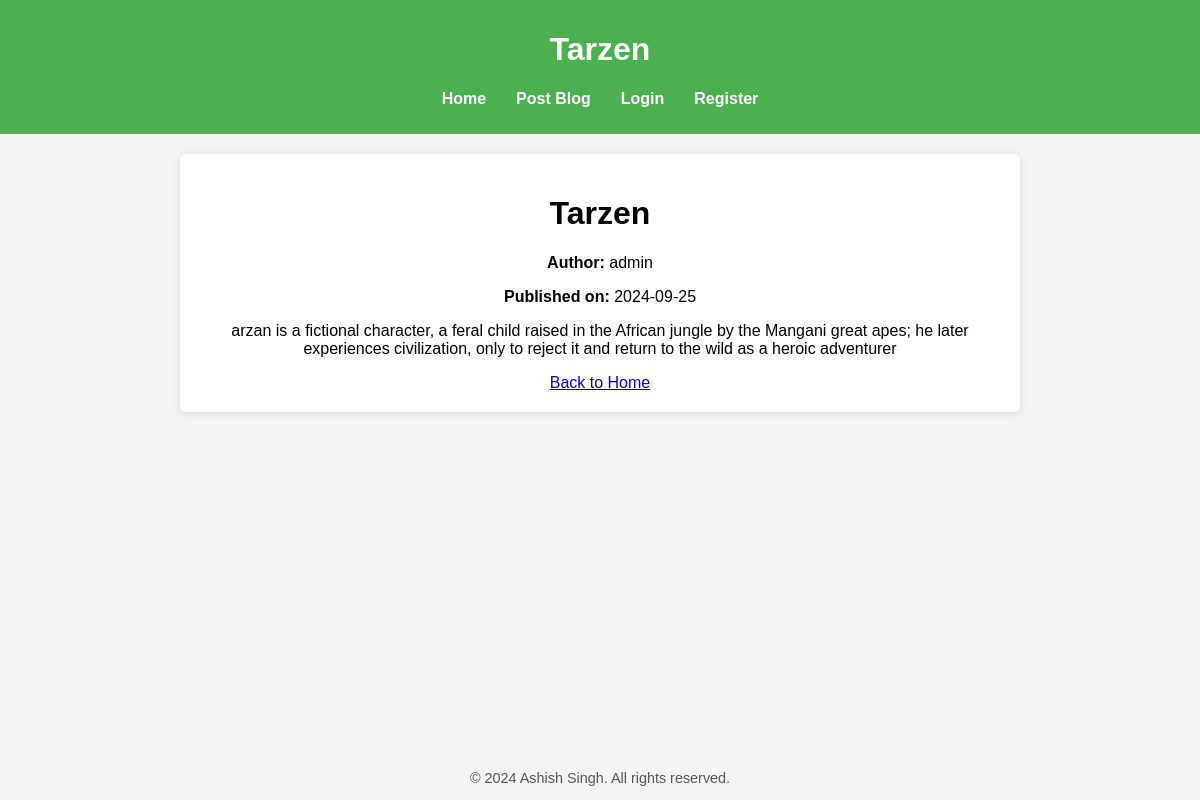
Screenshot of /post/2 with the database file from the repository.
### app.py (models this page shows, shortened)
class BlogPost(db.Model):
    id = db.Column(db.Integer, primary_key=True)
    title = db.Column(db.String(200), nullable=False)
    author = db.Column(db.String(100), nullable=False)
    content = db.Column(db.Text(), nullable=False)
    pub_date = db.Column(db.DateTime, default=datetime.utcnow)
    image_url = db.Column(db.String(200))  # Optional: URL to the image for the blog post

### app.py (the view)
@app.route('/post/<int:post_id>')
def view_post(post_id):
    post = BlogPost.query.get_or_404(post_id)
    return render_template('view_post.html', post=post)

### templates/view_post.html (shortened to what this page needs)
{% extends "base.html" %}
{% block header %}{{ post.title }}{% endblock header %}
{% block content %}
<div class="post-container">
    <h1>{{ post.title }}</h1>
    <p><strong>Author:</strong> {{ post.author }}</p>
    <p><strong>Published on:</strong> {{ post.pub_date.strftime('%Y-%m-%d') }}</p>
    <p>{{ post.content }}</p>
    <a href="{{ url_for('index') }}" class="btn btn-secondary">Back to Home</a>
</div>
{% endblock content %}

### templates/base.html (style rules this page uses)
body { font-family: Arial, sans-serif; background-color: #f4f4f4; margin: 0; padding: 0; display: flex; flex-direction: column; min-height: 100vh; }

### rows the page displays
BlogPost: title "Tarzen", author "admin", pub_date "2024-09-25", content "arzan is a fictional character, a feral child raised in the African jungle by the Mangani great apes; he later experiences civilization, only to reject it and return to the wild as a heroic adventurer"
